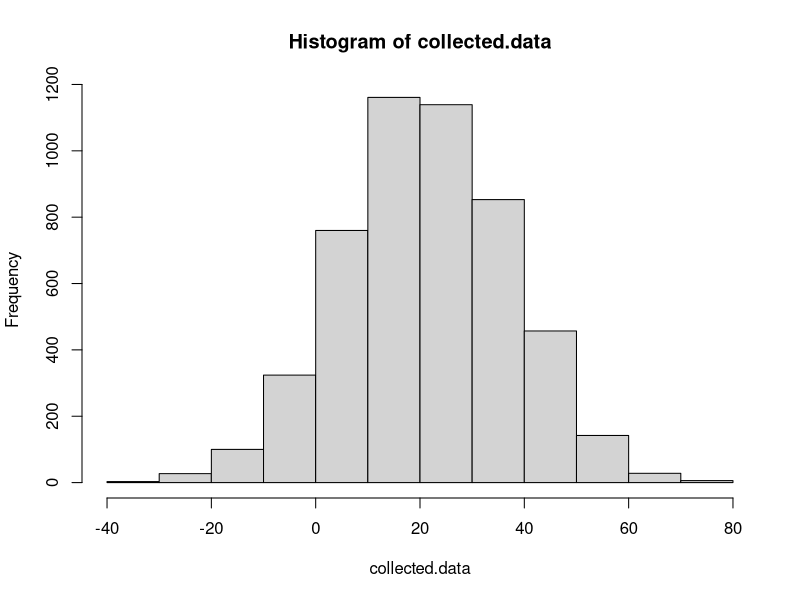

Here is the R script that generated this plot:
## Sample batteries characteristics:
battery.lifetime.mean = 21
battery.lifetime.variance = 16

## Production etalon battery characteristics:
etalon.lifetime.mean = 20
etalon.lifetime.variance = 4

experiment = function(){
    ## 5 batteries with normal distribution, with mean lifetime 21 and
    ## lifetime variance 16:
    return (rnorm(5, battery.lifetime.mean, battery.lifetime.variance))
}

repeat.experiment = function(n.times){
    ## Repeat the experiment n times:
    return (replicate(n.times, experiment()))
}

## Repeat the sampling experiment 1000 times:
collected.data = repeat.experiment(1000)

## Plot the result of the 1000 sampling experiments:
hist(collected.data)
